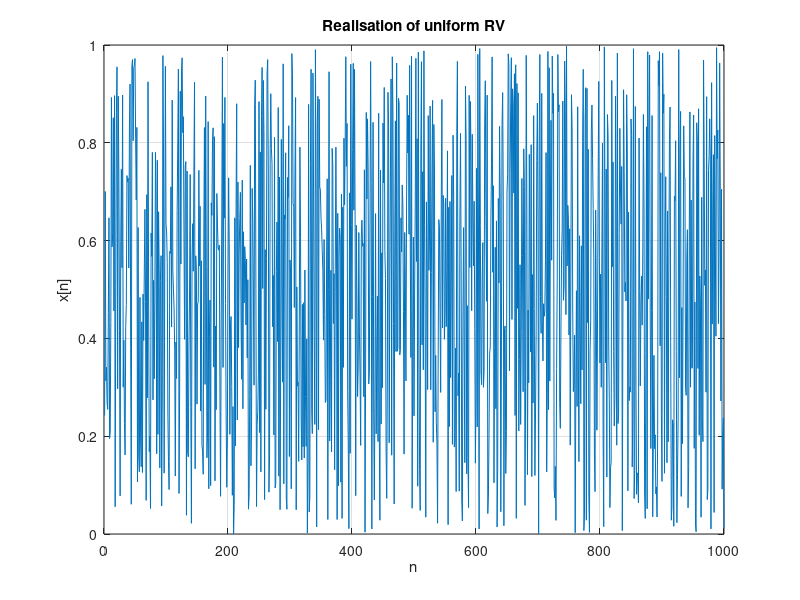
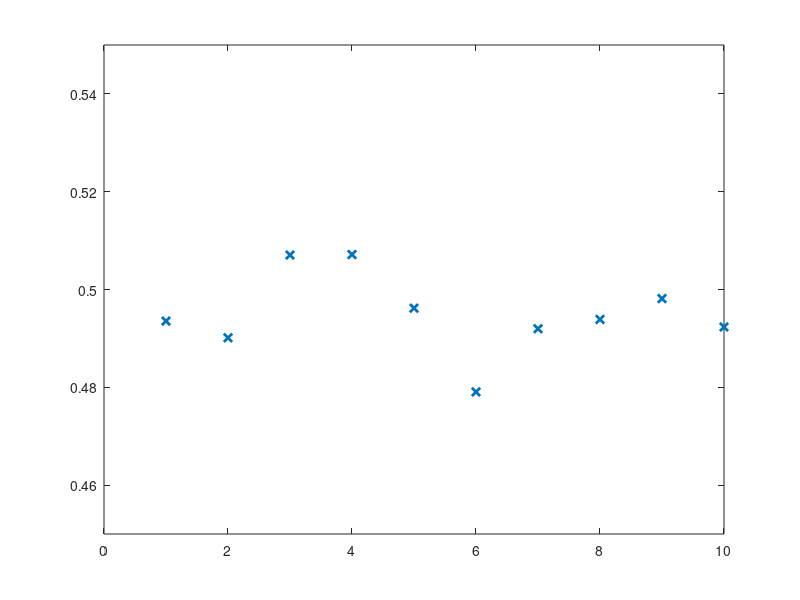

Recreate these plots in MATLAB, in order. (Note: this script raises an error after producing the figures.)
% Advanced Signal Processing 
% Coursework Assignment 1 - Random Signals and Stochastic Processes
%% 1.1 - Statistical Estimation
%% a. UNIFORM DISTRIBUTIONS 
%% Ex 1a 
clear all; close all; clc;

x = rand(1,1000);

x = x';
figure('Position', [10 10 800 200]);
plot(x);xlabel('n');
ylabel('x[n]');
title('Realisation of uniform RV');
grid on;

% theoretical mean of uniform distribution between 0 and 1 would be 0.5
theo_mean = 0.5;
samp_mean = mean(x);
err_mean = theo_mean-samp_mean;
fprintf('Error: %1.2f\n',err_mean)

%% Ex 2a
% theoretical SD of uniform distribution between 0 and 1 would be
% 1/sqrt(12)
theo_sd = 1/sqrt(12);
samp_sd = std(x);
err_sd = theo_sd-samp_sd
fprintf('Error: %1.2f\n',err_sd)

%% Ex 3a
clear all; close all; clc;
theo_mean = 0.5;
theo_sd = 1/sqrt(12);
for i = 1:10
    x = rand(1,1000); 
    x = x';
    samp_mean(i) = mean(x);
    samp_sd(i) = std(x);
end

figure('Position',[100,100,600,400]);
plot(samp_mean,'Marker','X','LineStyle','none','LineWidth',2);
ylim([0.45,0.55]);yline(theo_mean,'r','LineWidth',2);
xlabel('Realisation number');
ylabel('Sample mean');legend('Sample mean','Theoretical mean');
title('Theoretical and sample means');
grid on;

figure('Position',[100,100,600,400]);
plot(samp_sd,'Marker','X','LineStyle','none','LineWidth',2);
ylim([0.26,0.3]);
yline(theo_sd,'r','LineWidth',2);
xlabel('Realisation number');
ylabel('Sample SD');legend('Sample SD','Theoretical SD');
title('Theoretical and sample SD');
grid on;

%% Ex 4a
clear all; close all; clc;
theo_mean = 0.5;
theo_sd = 1/sqrt(12);

x = rand(1,1000);

% still need to normalise histograms
figure;histogram(x,10,'Normalization','probability');
histfit(x);yline(0.1,'r','LineWidth',2);
ylabel('Pro');xlabel('Sample value');
legend('Sample histogram (estimated pdf)','Theoretical pdf');
title('Normalised histogram for uniform RV');
grid on;

%% b. GAUSSIAN DISTRIBUTIONS 
%% Ex 1b 
clear all; close all; clc;

x = randn(1,1000);

x = x';
figure('Position', [10 10 800 200]);
plot(x);
xlabel('n');
ylabel('x[n]');

% theoretical mean of unit SD zero-mean Gaussian distribution is 0
theo_mean = 0;
samp_mean = mean(x);
err_mean = theo_mean-samp_mean;
fprintf('Error: %1.2f',err_mean)

% Ex 2b
% theoretical SD of unit SD zero-mean Gaussian distribution is 1
theo_sd = 1
samp_sd = std(x);
err_sd = theo_sd-samp_sd;
fprintf('Error: %1.2f',err_sd)

%% Ex 3b
clear all; close all; clc;

theo_mean = 0;
theo_sd = 1;

for i = 1:10
    x = randn(1,1000); 
    x = x';
    samp_mean(i) = mean(x);
    samp_sd(i) = std(x);
end

figure('Position',[100,100,600,400]);
plot(samp_mean,'Marker','X','LineStyle','none','LineWidth',2);
ylim([-0.1,0.1]);yline(theo_mean,'r','LineWidth',2);
xlabel('Realisation number');
ylabel('Sample mean');
legend('Sample mean','Theoretical mean');
title('Theoretical and sample means');
grid on;

figure('Position',[100,100,600,400]);
plot(samp_sd,'Marker','X','LineStyle','none','LineWidth',2);
ylim([0.9,1.1]);yline(theo_sd,'r','LineWidth',2);
xlabel('Realisation number');
ylabel('Sample SD');
legend('Sample SD','Theoretical SD');
title('Theoretical and sample SD');
grid on;

%% Ex 4b
clear all; close all; clc;
theo_mean = 0;
theo_sd = 1;

x = randn(1,1000);

figure;
h = histfit(x,10);
h(1).FaceColor = [0, 0.4470, 0.7410];
grid on;
y_tick = get(gca, 'YTick');
set(gca, 'YTick', y_tick, 'YTickLabel', y_tick/numel(x));
ylabel('Probability');
xlabel('Sample value');
legend('Sample histogram (estimated pdf)','Theoretical pdf');
title('Normalised histogram for Gaussian RV');

%% 1.2 - Stochastic Processes 
%% Ex 1

clear all; close all; clc;

% create and plot random processed

% RP1
randproc1 = rp1(100,100);
mean1 = mean(randproc1);
sd1 = std(randproc1);

figure('Position', [10 10 500 200]);
plot(mean1);y
label('x_1[n]');
xlabel('Sample number n');
title('Ensemble mean for RP1');
grid on;

figure('Position', [10 10 500 200]);
plot(sd1);
ylabel('x_1[n]');xlabel('Sample number n');
title('Ensemble SD for RP1');
grid on;

% RP2
randproc2 = rp2(100,100);
mean2 = mean(randproc2);
sd2 = std(randproc2);

figure('Position', [10 10 500 200]);
plot(mean2);
ylabel('x_2[n]');
xlabel('Sample number n');
title('Ensemble mean for RP2');
grid on;
figure('Position', [10 10 500 200]);
plot(sd2);ylabel('x_2[n]');
xlabel('Sample number n');
title('Ensemble SD for RP2');
grid on;

% RP3
randproc3 = rp3(100,100);
mean3 = mean(randproc3);
sd3 = std(randproc3);

figure('Position', [10 10 500 200]);
plot(mean3);ylabel('x_3[n]');
xlabel('Sample number n');
title('Ensemble mean for RP3');
grid on;

figure('Position', [10 10 500 200]);
plot(sd3);ylabel('x_3[n]');
xlabel('Sample number n');
title('Ensemble SD for RP3');
grid on;



%% ensemble means and SDs
clc; close all;

for i = 1 : 100
	mean1(i) = mean(randproc1(:,i));
    sd1(i) = std(randproc1(:,i));
    mean2(i) = mean(randproc2(:,i));
    sd2(i) = std(randproc2(:,i));
    mean3(i) = mean(randproc3(:,i));
    sd3(i) = std(randproc3(:,i));
end

figure('Position', [10 10 400 200]);
plot(mean1(1,:));
ylabel('m_{x1}[n]');
('Sample number n');

figure('Position', [10 10 400 200]);
plot(sd1(1,:));
ylabel('\sigma_{x1}[n]');
('Sample number n');

figure('Position', [10 10 400 200]);
plot(mean2(1,:));
ylabel('m_{x2}[n]');
('Sample number n');

figure('Position', [10 10 400 200]);
plot(sd2(1,:));
ylabel('\sigma_{x1}[n]');
('Sample number n');

figure('Position', [10 10 400 200]);
plot(mean2(1,:));
ylabel('m_{x3}[n]');
('Sample number n');

figure('Position', [10 10 400 200]);
plot(sd3(1,:));
ylabel('\sigma_{x1}[n]');
('Sample number n');

%% Ex 2

randproc4 = rp1(4,1000);
randproc5 = rp2(4,1000);
randproc6 = rp3(4,1000);

% means and SDs for each realisation
for i = 1 : 4
	mean4(i) = mean(randproc4(i,:));
    sd4(i) = std(randproc4(i,:));
    mean5(i) = mean(randproc5(i,:));
    sd5(i) = std(randproc5(i,:));
    mean6(i) = mean(randproc6(i,:));
    sd6(i) = std(randproc6(i,:));
end


%% 1.3 - Estimation of probability distributions
%% Ex 1
    
%randproc1 = rp1(1,10000);
%randproc2 = rp2(1,10000);
randproc3 = rp3(1,10000);
set(gcf,'renderer','Painters')
figure;
pdf_est(randproc3);
title('PDF estimate for RP3, N=10,000')

%% function definitions

% RP1
function v = rp1(M,N);
    a = 0.02;
    b = 5;
    Mc = ones(M,1)*b*sin((1:N)*pi/N);
    Ac = a*ones(M,1)*[1:N];
    v = (rand(M,N)-0.5).*Mc + Ac;
end

% RP2
function v = rp2(M,N)
    Ar = rand(M,1)*ones(1,N);
    Mr = rand(M,1)*ones(1,N);
    v = (rand(M,N)-0.5).*Mr + Ar;
end

RP3
function v = rp3(M,N)
    a = 0.5;
    m = 3;
    v = (rand(M,N)-0.5)*m + a;
end


% pdf estimator function
function pdf_est(samples)
    hist(samples,100,'Normalization','pdf');grid on;
    xlabel('Random Variable');
    ylabel('Probability');
    title('PDF Estimate for RV');
end
    